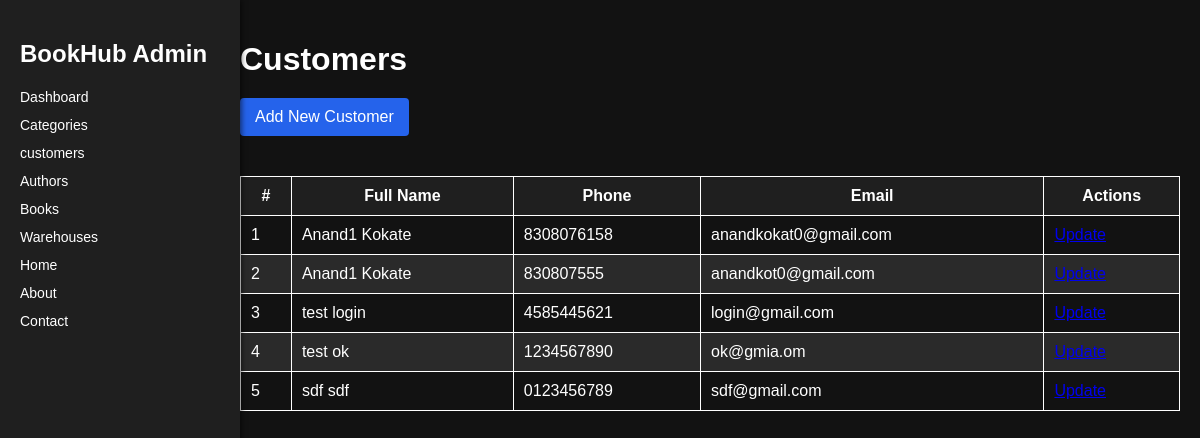
The page /superadmin/customers/ (signed in) on the database its author committed.
### adminpanel/models.py (models this page shows, shortened)
class Customer(models.Model):
    first_name = models.CharField(max_length=50)
    last_name = models.CharField(max_length=50)
    phone = models.CharField(max_length=15, unique=True)
    city = models.CharField(max_length=100)
    country = models.CharField(max_length=100)
    email = models.EmailField(unique=True)
    password = models.CharField(max_length=100)
    last_login = models.DateTimeField(default=timezone.now)
    is_active = models.BooleanField(default=True)  # For active users

### adminpanel/views.py (the view)
# urls.py: path('customers/', views.customers, name='customers'),
@login_required
@superuser_required
def customers(request):
    customers = Customer.objects.all()
    return render(request, 'adminpanel/customers.html', {'customers': customers})

### adminpanel/templates/adminpanel/customers.html (shortened to what this page needs)
{% extends 'adminpanel/base.html' %}
{% block content %}
<h1>Customers</h1>
<a href="{% url 'adminpanel:add_customer' %}" class="add-button">Add New Customer</a>
<table>
    <thead>
        <tr>
            <th>#</th>
            <th>Full Name</th>
            <th>Phone</th>
            <th>Email</th>
            <th>Actions</th>
        </tr>
    </thead>
    <tbody>
        {% for customer in customers %}
        <tr>
            <td>{{ forloop.counter }}</td>
            <td>{{ customer.first_name }} {{ customer.last_name }}</td>
            <td>{{ customer.phone }}</td>
            <td>{{ customer.email }}</td>
            <td>
                <a href="{% url 'adminpanel:update_customer' customer.id %}" class="button">Update</a>
            </td>
        </tr>
        {% endfor %}
    </tbody>
</table>
{% endblock %}

### adminpanel/static/css/admin_panel.css (style rules this page uses)
body { font-family: Arial, sans-serif; margin: 0; padding: 0; background-color: #121212; color: #ffffff; }
h1 { margin-bottom: 20px; }
.add-button { display: inline-block; margin-bottom: 20px; padding: 10px 15px; background-color: #2563eb; color: white; text-decoration: none; border-radius: 4px; }
table { width: 100%; border-collapse: collapse; margin-top: 20px; }
table th, table td { padding: 10px; border: 1px solid #ffffff; }
table th { background-color: #1f1f1f; }
table tr:nth-child(even) { background-color: #2a2a2a; }

### rows shown on the page
Customer: first_name "Anand1", last_name "Kokate", phone "8308076158", email "anandkokat0@gmail.com"
Customer: first_name "Anand1", last_name "Kokate", phone "830807555", email "anandkot0@gmail.com"
Customer: first_name "test", last_name "login", phone "4585445621", email "login@gmail.com"
Customer: first_name "test", last_name "ok", phone "1234567890", email "ok@gmia.om"
Customer: first_name "sdf", last_name "sdf", phone "0123456789", email "sdf@gmail.com"
